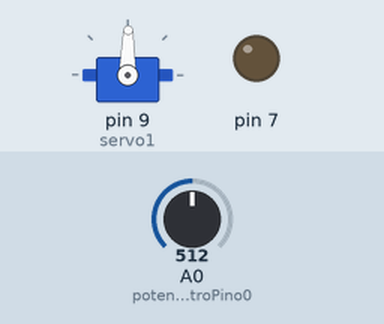
Recording of a sketch running on a simulated Arduino Uno, built with avr-gcc and run on an emulated ATmega328P. Shown: servo, output pins drawn as LEDs (lit = HIGH). The test bench sets the inputs (shaded band); at power-on: A0 (potenciometroPino0) = 512.

Above: at 1.2 s.
1.3 s: A0 (potenciometroPino0) set to 716
At 1.7 s:
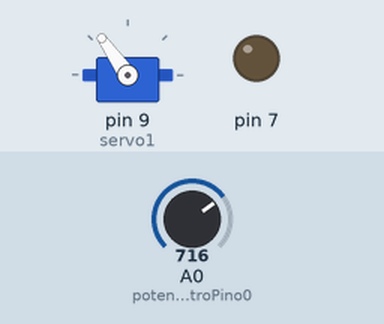
2.8 s: A0 (potenciometroPino0) set to 900
At 3.8 s:
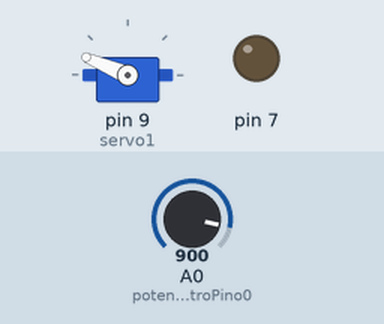
4.3 s: A0 (potenciometroPino0) set to 1023
At 5.3 s:
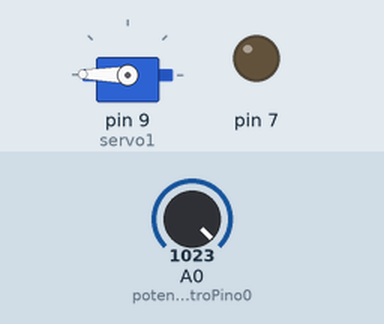
5.8 s: A0 (potenciometroPino0) set to 306
At 6.2 s:
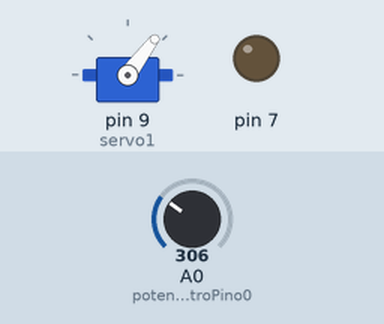
7.3 s: A0 (potenciometroPino0) set to 122
At 7.7 s:
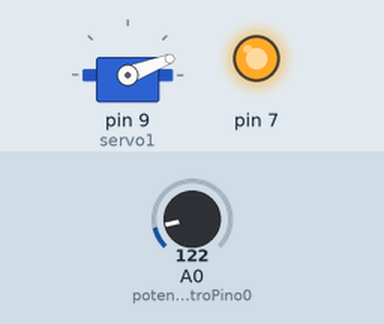
Timing chart, 0 to 9.8 s (numbered marks = the images above; inputs shaded):
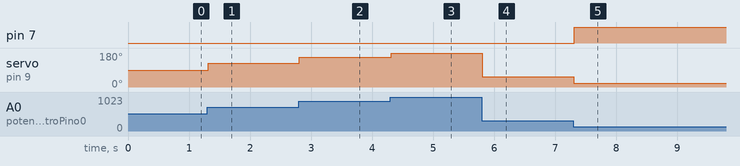

Measured:
- after the input at 1.3 s, servo on pin 9 (servo1): 89° → 125° at once
- after the input at 2.8 s, servo on pin 9 (servo1): 125° → 157° at once
- after the input at 4.3 s, servo on pin 9 (servo1): 157° → 179° at once
- after the input at 5.8 s, servo on pin 9 (servo1): 179° → 53° at once
- after the input at 7.3 s, pin 7: LOW → HIGH at once; servo on pin 9 (servo1): 53° → 21° at once

The sketch:

Servo_Leds_Potenciometro.ino
```cpp
#include <Servo.h>
Servo servo1; // cria um novo objeto servo
int potenciometroPino0 = 0; // conecta potenciometro no porta analoga
int valorDoPotenciometro = 0; //valor lido no pino 0

void setup (){
  servo1.attach(9); //conecta o objeto servo1 ao pino 9
  pinMode (7, OUTPUT);
}//fim setup

void loop(){
  valorDoPotenciometro = analogRead(potenciometroPino0); // lê
  //um valor analógico do potenciometro de 0 a 255
  valorDoPotenciometro = map(valorDoPotenciometro, 0, 1023, 0 ,179);
  //o valor lido entre 0 a 1023 para um valor entre 0 e 180
  servo1.write(valorDoPotenciometro); //envia sunal para o servo p
  delay(15); //aguarda o movimento do servo
  if (valorDoPotenciometro < 50){
   digitalWrite(7, HIGH);
  }else{
  digitalWrite(7,LOW);
}
  if (valorDoPotenciometro > 50 && valorDoPotenciometro < 100){
   digitalWrite(8, HIGH);
  }else{
  digitalWrite(8,LOW);
}
  if (valorDoPotenciometro > 100){
   digitalWrite(11, HIGH);
  }else{
  digitalWrite(11,LOW);
}


} //fim loop
```
